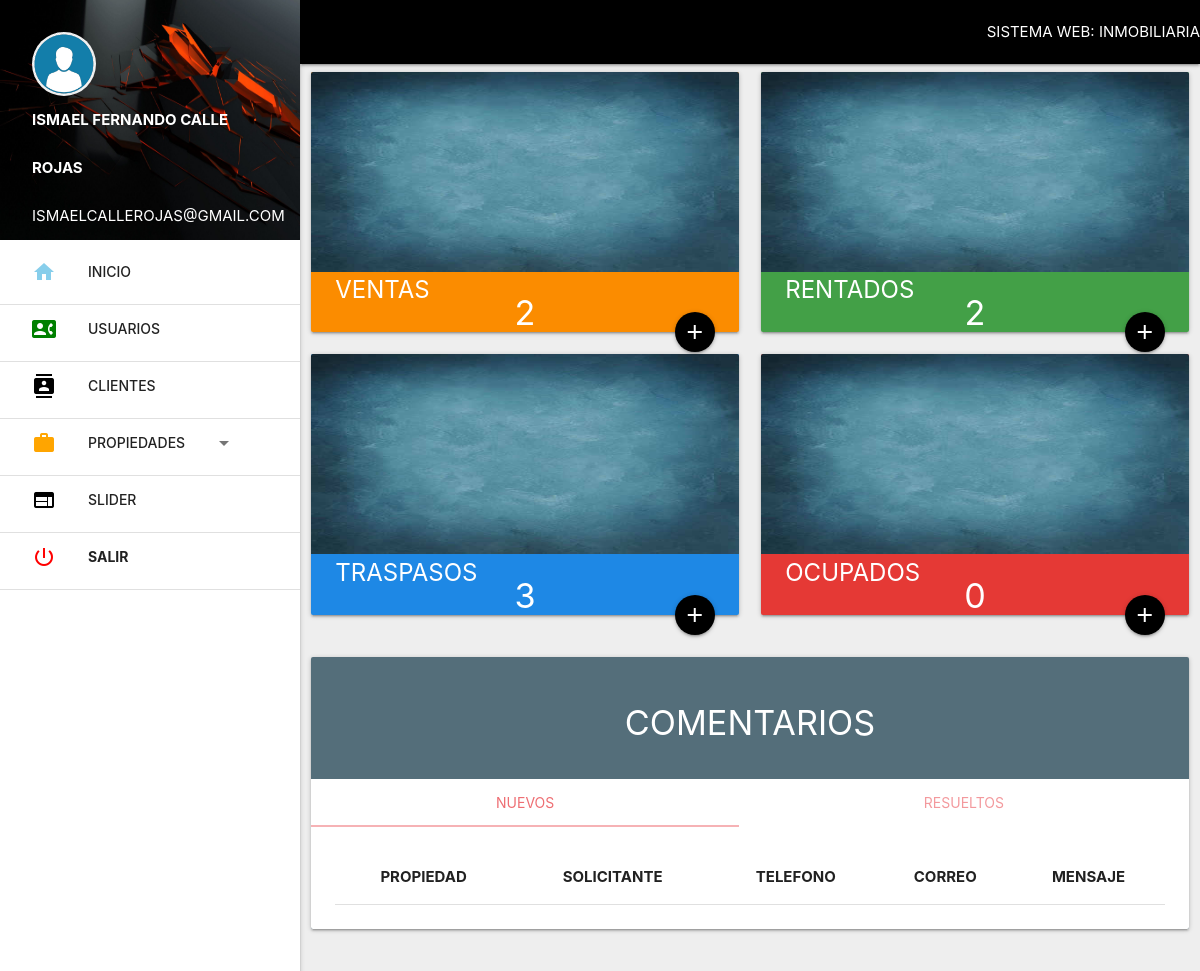
The page /admin/inicio (signed in) on the database as committed earlier.
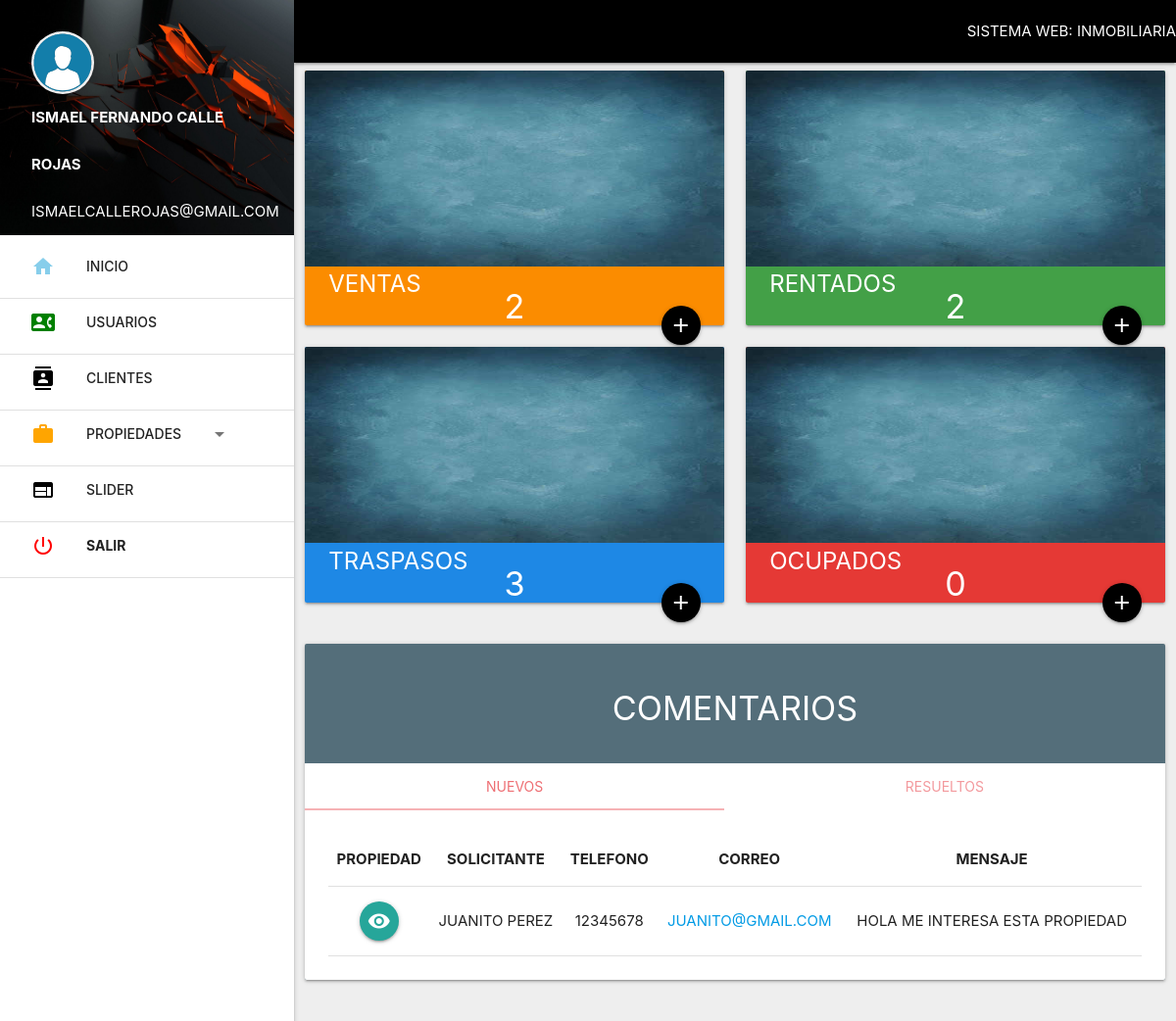
The same page on the database as committed later.
### tables this page shows
CREATE TABLE `comentario` (
  `id` int(10) NOT NULL,
  `id_propiedad` varchar(200) NOT NULL,
  `nombre` varchar(200) NOT NULL,
  `tel` varchar(30) NOT NULL,
  `correo` varchar(200) NOT NULL,
  `mensaje` text NOT NULL,
  `estatus` varchar(20) NOT NULL
);

### admin/inicio/index.php (the view, shortened to what this page needs)
<?php include '../extend/header.php';
$sel = $con->prepare("SELECT propiedad FROM inventario WHERE operacion = ? ");
$sel->bind_param('s', $operacion);
?>
<div class="row">
    <div class="col s12 m6 l6">
      <div class="card orange darken-1">
        <div class="card-image">
        <img src="../img/bg20.jpg" height="200px">
          <span class="card-title white-text"><b>VENTAS</b></span>
          <h4 align="center" class="white-text">
          <?php
            $sel->execute();
            $res_venta = $sel->get_result();
            echo mysqli_num_rows($res_venta);
          ?><a href="../propiedades/index.php?ope=VENTA" class="btn-floating halfway-fab waves-effect waves-light black" title="Ver más..."><i class="material-icons">add</i></a>
          </h4>
        </div>
      </div>
    </div>
    <div class="col s12 m6 l6">
      <div class="card green darken-1">
        <div class="card-image">
        <img src="../img/bg20.jpg" height="200px">
          <span class="card-title white-text"><b>RENTADOS</b></span>
          <h4 align="center" class="white-text">
          <?php
            $sel->execute();
            $res_renta = $sel->get_result();
            echo mysqli_num_rows($res_renta);
          ?><a href="../propiedades/index.php?ope=RENTA" class="btn-floating halfway-fab waves-effect waves-light black" title="Ver más..."><i class="material-icons">add</i></a>
          </h4>
        </div>
      </div>
    </div>
<div class="row">
<div class="col s12 m6 l6">
      <div class="card blue darken-1">
        <div class="card-image">
        <img src="../img/bg20.jpg" height="200px">
          <span class="card-title white-text"><b>TRASPASOS</b></span>
          <h4 align="center" class="white-text">
          <?php
            $sel->execute();
            $res_traspaso = $sel->get_result();
            echo mysqli_num_rows($res_traspaso);
          ?><a href="../propiedades/index.php?ope=TRASPASO" class="btn-floating halfway-fab waves-effect waves-light black"><i class="material-icons" title="Ver más...">add</i></a>
          </h4>
        </div>
      </div>
    </div>
    <div class="col s12 m6 l6">
      <div class="card red darken-1">
        <div class="card-image">
        <img src="../img/bg20.jpg" height="200px">
          <span class="card-title white-text"><b>OCUPADOS</b></span>
          <h4 align="center" class="white-text">
          <?php
            $sel->execute();
            $res_ocupado = $sel->get_result();
            echo mysqli_num_rows($res_ocupado);
          ?><a href="../propiedades/index.php?ope=OCUPADO" class="btn-floating halfway-fab waves-effect waves-light black"><i class="material-icons" title="Ver más...">add</i></a>
          </h4>
        </div>
      </div>
    </div>
</div>
<div class="row">
  <div class="col s12">
  <div class="card blue-grey darken-1">
    <div class="card-content white-text border-0">
      <h4 align="center">COMENTARIOS</h4>
    </div>
    <div class="card-tabs">
      <ul class="tabs tabs-fixed-width">
        <li class="tab"><a class="active" href="#nuevos">Nuevos</a></li>
        <li class="tab"><a href="#resueltos">Resueltos</a></li>
      </ul>
    </div>
    <div class="card-content white">
      <div id="nuevos">
        <table>
           <th>Propiedad</th>
           <th>Solicitante</th>
           <th>Telefono</th>
           <th>Correo</th>
           <th>Mensaje</th>
           <?php
           $sel_com = $con->prepare("SELECT * FROM comentario WHERE estatus = ? ");
           $sel_com->bind_param('s', $estatus);
           $sel_com->execute();
           $res_nuevo = $sel_com->get_result();
           while ($fn =$res_nuevo->fetch_assoc()) { ?>
           <tr>
           <td class="borrar">
              <button data-target="modal1" onclick="enviar(this.value)" value="<?php echo $fn['id_propiedad'] ?>" class="btn-floating modal-trigger" title="Visualizar todos los datos de esta propiedad"><i class="material-icons">visibility</i>
              </button>
            </td>
             <td><?php echo $fn['nombre'] ?></td>
             <td><?php echo $fn['tel'] ?></td>
             <td> <a href="correo.php?correo=<?php echo $fn['correo'] ?>&nombre=<?php echo $fn['nombre'] ?>&id_mensaje=<?php echo $fn['id'] ?>"><?php echo $fn['correo'] ?></a> </td>
             <td><?php echo $fn['mensaje'] ?></td>
           </tr>
           <?php } ?>
        </table>
      </div>
    </div>
  </div>
  </div>
  </div>
</div>
  <?php include '../extend/scripts.php'; ?>
    </body>
</html>

### admin/extend/header.php (shortened to what this page needs)
<!DOCTYPE html>
<html lang="es">
<head>
    <link rel="stylesheet" href="../css/materialize.min.css">
    <link rel="stylesheet" href="https://cdnjs.cloudflare.com/ajax/libs/limonte-sweetalert2/6.3.2/sweetalert2.css">
</head>
<body class= "grey lighten-3">
    <main>
    <?php
    if ($_SESSION['nivel']=='ADMINISTRADOR') {
      include 'menu_admin.php';
    }else {
      include 'menu_asesor.php';
    }
    ?>

### admin/extend/menu_admin.php (shortened to what this page needs)
<nav class="black">
    <span class="right"> Sistema Web: Inmobiliaria</span>
</nav>
<ul id="slide-out" class="sidenav sidenav-fixed nav-wrapper">
    <li>
        <div class="user-view">
            <div class="background">
                <img src="../img/bg1.jpg" width="100%" height="100%">
            </div>
            <a href="../perfil/index.php" title="Cambiar foto de perfil"><img class="circle" src="../usuarios/<?php echo $_SESSION['foto'] ?>"></a>
            <a href="../perfil/perfil.php" title="Cambiar datos de usuario y contraseña" class="white-text"><b><?php echo $_SESSION['nombre'] ?></b></a>
            <a class="white-text"><?php echo $_SESSION['correo'] ?></a>
        </div>
    </li>
    <li><a href="../inicio"><i class="material-icons" style="color: skyblue">home</i>INICIO</a></li>
    <li><div class="divider"></div></li>
    <li><a href="../usuarios"><i class="material-icons" style="color: green">contact_phone</i>USUARIOS</a></li>
    <li><div class="divider"></div></li>
    <li><a href="../clientes"><i class="material-icons" style="color: black">contacts</i>CLIENTES</a></li>
    <li><div class="divider"></div></li>
    <li><a class="dropdown-trigger" href="#!" data-target="dropdown1"><i class="material-icons" style="color: orange">work</i>PROPIEDADES<i class="material-icons right">arrow_drop_down</i></a></li>
    <li><div class="divider"></div></li>
    <li><a href="../inicio/slider.php"><i class="material-icons" style="color: black">web</i>SLIDER</a></li>
    <li><div class="divider"></div></li>
    <li><a href="../login/salir.php"><i class="material-icons" style="color: red">power_settings_new</i><b>SALIR</b></a></li>
    <li><div class="divider"></div></li>
</ul>

### admin/extend/scripts.php (shortened to what this page needs)
</main>

### admin/extend/header.php (style rules this page uses)
header, main, footer { padding-left: 300px; }
body { text-transform: uppercase; }
tr,th,td { text-align: center; }

Rows that differ between the two databases and show on the page:
added comentario: nombre "JUANITO PEREZ", tel "12345678", correo "JUANITO@GMAIL.COM", mensaje "HOLA ME INTERESA ESTA PROPIEDAD"
